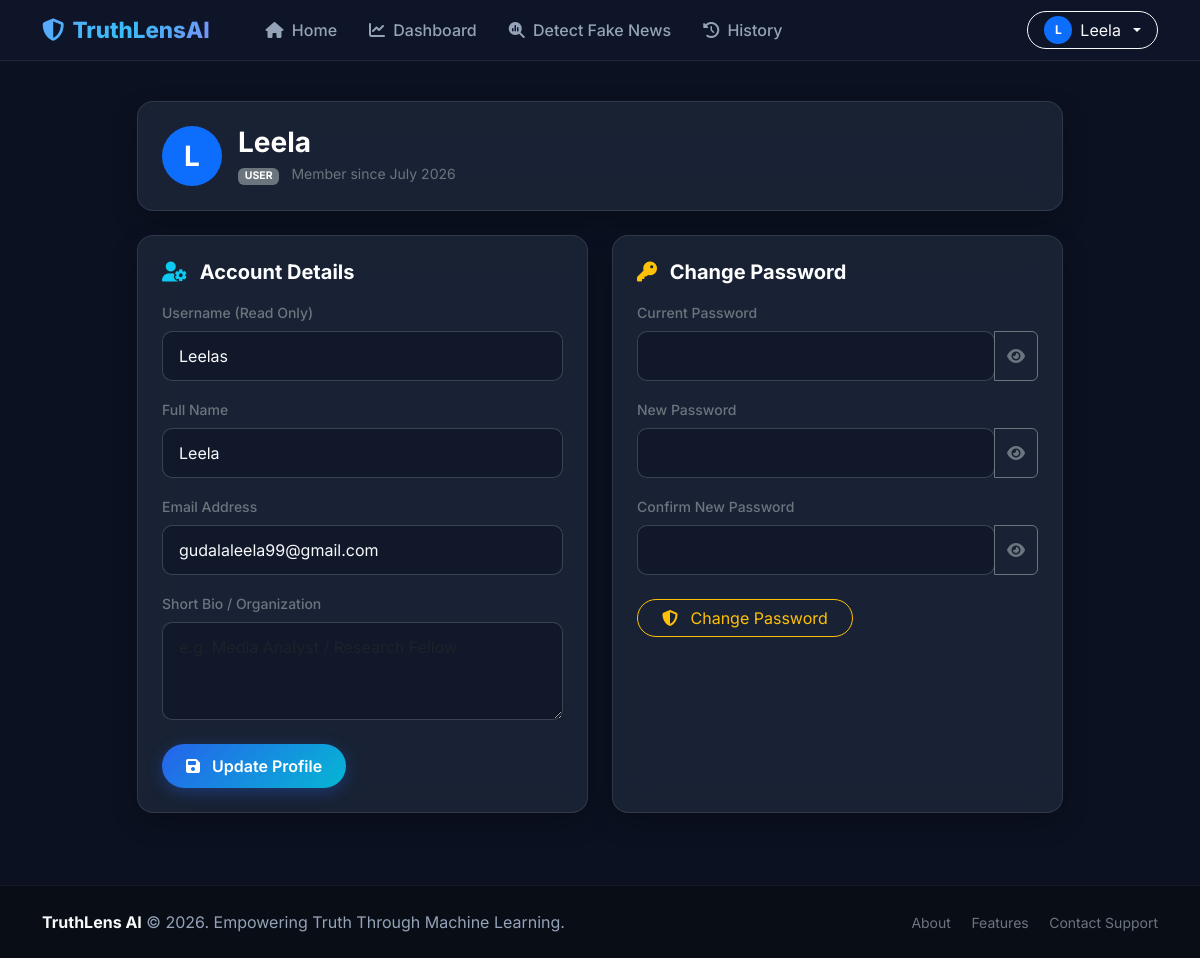
Page /profile (signed in) on the committed database.
### app.py (models this page shows, shortened)
class User(db.Model):
    __tablename__ = 'users'
    id = db.Column(db.Integer, primary_key=True)
    username = db.Column(db.String(50), unique=True, nullable=False)
    email = db.Column(db.String(100), unique=True, nullable=False)
    password_hash = db.Column(db.String(255), nullable=False)
    role = db.Column(db.String(20), default='user') # 'user' or 'admin'
    full_name = db.Column(db.String(100), default='')
    bio = db.Column(db.Text, default='')
    created_at = db.Column(db.DateTime, default=datetime.utcnow)
    predictions = db.relationship('Prediction', backref='user', lazy=True, cascade="all, delete-orphan")

### app.py (the view, shortened to what this page needs)
@app.route('/profile', methods=['GET', 'POST'])
@login_required
def profile():
    user = db.session.get(User, session['user_id'])
    return render_template('profile.html', user=user)

### app.py (called while the page is built)
def login_required(f):
    @wraps(f)
    def decorated_function(*args, **kwargs):
        if 'user_id' not in session:
            flash('Please log in to access this page.', 'warning')
            return redirect(url_for('login'))
        return f(*args, **kwargs)
    return decorated_function

### templates/profile.html (shortened to what this page needs)
{% extends 'base.html' %}
{% block content %}
<div class="container py-4">
    <div class="row justify-content-center">
        <div class="col-lg-10">
            <div class="glass-card p-4 mb-4">
                <div class="d-flex align-items-center gap-3">
                    <div class="rounded-circle bg-primary text-white d-flex align-items-center justify-content-center fw-bold fs-3" style="width: 60px; height: 60px;">
                        {{ user.username[0]|upper }}
                    </div>
                    <div>
                        <h3 class="fw-bold text-white mb-1">{{ user.full_name or user.username }}</h3>
                        <p class="text-secondary small mb-0">
                            <span class="badge bg-secondary me-2">{{ user.role|upper }}</span>
                            Member since {{ user.created_at.strftime('%B %Y') }}
                        </p>
                    </div>
                </div>
            </div>
            <div class="row g-4">
                <div class="col-md-6">
                    <div class="glass-card p-4 h-100">
                        <h5 class="fw-bold text-white mb-3"><i class="fas fa-user-gear me-2 text-info"></i> Account Details</h5>
                        <form method="POST" action="{{ url_for('profile') }}">
                            <div class="mb-3">
                                <label class="form-label text-secondary small fw-medium">Username (Read Only)</label>
                                <input type="text" class="form-control bg-dark text-secondary" value="{{ user.username }}" readonly disabled>
                            </div>
                            <div class="mb-3">
                                <label for="full_name" class="form-label text-secondary small fw-medium">Full Name</label>
                                <input type="text" class="form-control" id="full_name" name="full_name" value="{{ user.full_name }}" required>
                            </div>
                            <div class="mb-3">
                                <label for="email" class="form-label text-secondary small fw-medium">Email Address</label>
                                <input type="email" class="form-control" id="email" name="email" value="{{ user.email }}" required>
                            </div>
                            <div class="mb-4">
                                <label for="bio" class="form-label text-secondary small fw-medium">Short Bio / Organization</label>
                                <textarea class="form-control" id="bio" name="bio" rows="3" placeholder="e.g. Media Analyst / Research Fellow">{{ user.bio or '' }}</textarea>
                            </div>
                            <button type="submit" class="btn btn-gradient-primary rounded-pill px-4">
                                <i class="fas fa-save me-2"></i> Update Profile
                            </button>
                        </form>
                    </div>
                </div>
                <div class="col-md-6">
                    <div class="glass-card p-4 h-100">
                        <h5 class="fw-bold text-white mb-3"><i class="fas fa-key me-2 text-warning"></i> Change Password</h5>
                        <form method="POST" action="{{ url_for('profile') }}">
                            <div class="mb-3">
                                <label for="current_password" class="form-label text-secondary small fw-medium">Current Password</label>
                                <div class="input-group">
                                    <input type="password" class="form-control" id="current_password" name="current_password" required>
                                    <button class="btn btn-outline-secondary toggle-password" type="button" data-target="current_password">
                                        <i class="fas fa-eye"></i>
                                    </button>
                                </div>
                            </div>
                            <div class="mb-3">
                                <label for="new_password" class="form-label text-secondary small fw-medium">New Password</label>
                                <div class="input-group">
                                    <input type="password" class="form-control" id="new_password" name="new_password" minlength="6" required>
                                    <button class="btn btn-outline-secondary toggle-password" type="button" data-target="new_password">
                                        <i class="fas fa-eye"></i>
                                    </button>
                                </div>
                            </div>
                            <div class="mb-4">
                                <label for="confirm_new_password" class="form-label text-secondary small fw-medium">Confirm New Password</label>
                                <div class="input-group">
                                    <input type="password" class="form-control" id="confirm_new_password" name="confirm_new_password" minlength="6" required>
                                    <button class="btn btn-outline-secondary toggle-password" type="button" data-target="confirm_new_password">
                                        <i class="fas fa-eye"></i>
                                    </button>
                                </div>
                            </div>
                            <button type="submit" class="btn btn-outline-warning rounded-pill px-4">
                                <i class="fas fa-shield-halved me-2"></i> Change Password
                            </button>
                        </form>
                    </div>
                </div>
            </div>
        </div>
    </div>
</div>
{% endblock %}

### templates/base.html (shortened to what this page needs)
<!DOCTYPE html>
<html lang="en">
<head>
    <link href="https://cdn.jsdelivr.net/npm/bootstrap@5.3.0/dist/css/bootstrap.min.css" rel="stylesheet">
    <link rel="stylesheet" href="https://cdnjs.cloudflare.com/ajax/libs/font-awesome/6.4.0/css/all.min.css">
    <link rel="stylesheet" href="{{ url_for('static', filename='css/style.css') }}">
</head>
<body>
    <nav class="navbar navbar-expand-lg navbar-dark navbar-custom sticky-top">
        <div class="container">
            <a class="navbar-brand d-flex align-items-center gap-2" href="{{ url_for('index') }}">
                <i class="fas fa-shield-halved text-info"></i>
                <span>TruthLens<span class="text-white">AI</span></span>
            </a>
            <div class="collapse navbar-collapse" id="navbarMain">
                <ul class="navbar-nav me-auto mb-2 mb-lg-0 ms-lg-4">
                    <li class="nav-item">
                        <a class="nav-link {% if request.endpoint == 'index' %}active{% endif %}" href="{{ url_for('index') }}">
                            <i class="fas fa-home me-1"></i> Home
                        </a>
                    </li>
                    {% if session.get('user_id') %}
                    <li class="nav-item">
                        <a class="nav-link {% if request.endpoint == 'dashboard' %}active{% endif %}" href="{{ url_for('dashboard') }}">
                            <i class="fas fa-chart-line me-1"></i> Dashboard
                        </a>
                    </li>
                    <li class="nav-item">
                        <a class="nav-link {% if request.endpoint == 'detect' %}active{% endif %}" href="{{ url_for('detect') }}">
                            <i class="fas fa-magnifying-glass-chart me-1"></i> Detect Fake News
                        </a>
                    </li>
                    <li class="nav-item">
                        <a class="nav-link {% if request.endpoint == 'history' %}active{% endif %}" href="{{ url_for('history') }}">
                            <i class="fas fa-clock-rotate-left me-1"></i> History
                        </a>
                    </li>
                    {% endif %}
                </ul>
                <div class="d-flex align-items-center gap-3">
                    {% if session.get('user_id') %}
                    <div class="dropdown">
                        <button class="btn btn-outline-light dropdown-toggle d-flex align-items-center gap-2 rounded-pill px-3 py-1" type="button" data-bs-toggle="dropdown">
                            <div class="rounded-circle bg-primary text-white d-flex align-items-center justify-content-center" style="width:28px; height:28px; font-weight:bold; font-size:12px;">
                                {{ session.get('username')[0]|upper }}
                            </div>
                            <span>{{ session.get('full_name') or session.get('username') }}</span>
                        </button>
                    </div>
                    {% else %}
                    <a href="{{ url_for('login') }}" class="btn btn-outline-light rounded-pill px-4">Log In</a>
                    <a href="{{ url_for('register') }}" class="btn btn-gradient-primary rounded-pill px-4">Register</a>
                    {% endif %}
                </div>
            </div>
        </div>
    </nav>
    <main>
        {% block content %}{% endblock %}
    </main>
    <footer class="footer-custom py-4 mt-5">
        <div class="container text-center">
            <div class="row align-items-center">
                <div class="col-md-6 text-md-start mb-2 mb-md-0">
                    <span class="fw-bold text-light">TruthLens AI</span> &copy; 2026. Empowering Truth Through Machine Learning.
                </div>
                <div class="col-md-6 text-md-end">
                    <a href="#about" class="text-secondary me-3 text-decoration-none small">About</a>
                    <a href="#features" class="text-secondary me-3 text-decoration-none small">Features</a>
                    <a href="#contact" class="text-secondary text-decoration-none small">Contact Support</a>
                </div>
            </div>
        </div>
    </footer>
</body>
</html>

### static/css/style.css (style rules this page uses)
:root { --primary-blue: #2563eb; --primary-hover: #1d4ed8; --secondary-cyan: #06b6d4; --accent-indigo: #4f46e5; --dark-bg: #0f172a; --card-bg: #1e293b; --text-primary: #f8fafc; --text-secondary: #94a3b8; --fake-red: #ef4444; --real-green: #10b981; --warning-yellow: #f59e0b; --glass-border: rgba(255, 255, 255, 0.1); --card-shadow: 0 10px 30px -5px rgba(0, 0, 0, 0.3); }
body { font-family: 'Inter', -apple-system, BlinkMacSystemFont, "Segoe UI", Roboto, sans-serif; background-color: #0b1120; color: var(--text-primary); min-height: 100vh; display: flex; flex-direction: column; }
main { flex: 1; }
.glass-card { background: rgba(30, 41, 59, 0.75); backdrop-filter: blur(16px); -webkit-backdrop-filter: blur(16px); border: 1px solid var(--glass-border); border-radius: 16px; box-shadow: var(--card-shadow); transition: transform 0.3s ease, box-shadow 0.3s ease; }
.navbar-custom { background: rgba(15, 23, 42, 0.9) !important; backdrop-filter: blur(12px); border-bottom: 1px solid rgba(255, 255, 255, 0.08); }
.navbar-brand { font-weight: 800; font-size: 1.4rem; background: linear-gradient(135deg, #60a5fa 0%, #38bdf8 50%, #818cf8 100%); -webkit-background-clip: text; -webkit-text-fill-color: transparent; }
.nav-link { color: var(--text-secondary) !important; font-weight: 500; transition: color 0.2s ease; padding: 0.5rem 1rem !important; border-radius: 8px; }
.btn-gradient-primary { background: linear-gradient(135deg, var(--primary-blue), var(--secondary-cyan)); color: #ffffff; border: none; font-weight: 600; border-radius: 10px; padding: 0.65rem 1.4rem; box-shadow: 0 4px 15px rgba(37, 99, 235, 0.35); transition: all 0.3s ease; }
.form-control, .form-select { background-color: rgba(15, 23, 42, 0.8) !important; border: 1px solid rgba(255, 255, 255, 0.15) !important; color: #f8fafc !important; border-radius: 10px !important; padding: 0.75rem 1rem !important; }
.footer-custom { background: #090d16; border-top: 1px solid rgba(255, 255, 255, 0.05); color: var(--text-secondary); }

### rows in the picture
User: get "Leela", username "L", full_name "Leela", role "USER", created_at "July 2026", username "Leelas", email "gudalaleela99@gmail.com"

### other values in the picture
{{ session.get('username')[0]|upper }} "L"
